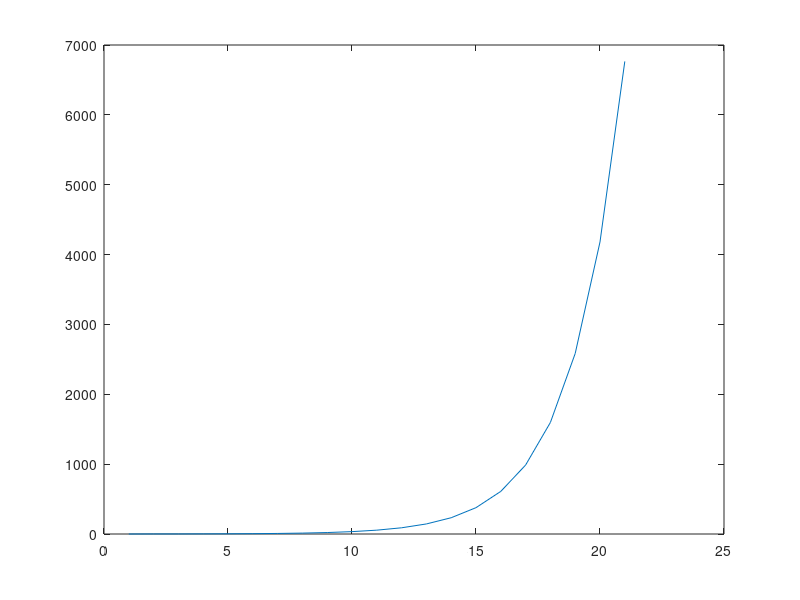

Write MATLAB code to recreate this figure.
a=0;b=1;c=0,odd=0,even=0; 
res = [a, b];
while (a+b) <= 10000
    c = a+b;
    res = [res, c]
    if rem(c, 2) == 0
        even = even + 1
    else
        odd = odd + 1
    end
    a = b;
    b = c;
end

x = [1:1:length(res)]
plot(x, res)